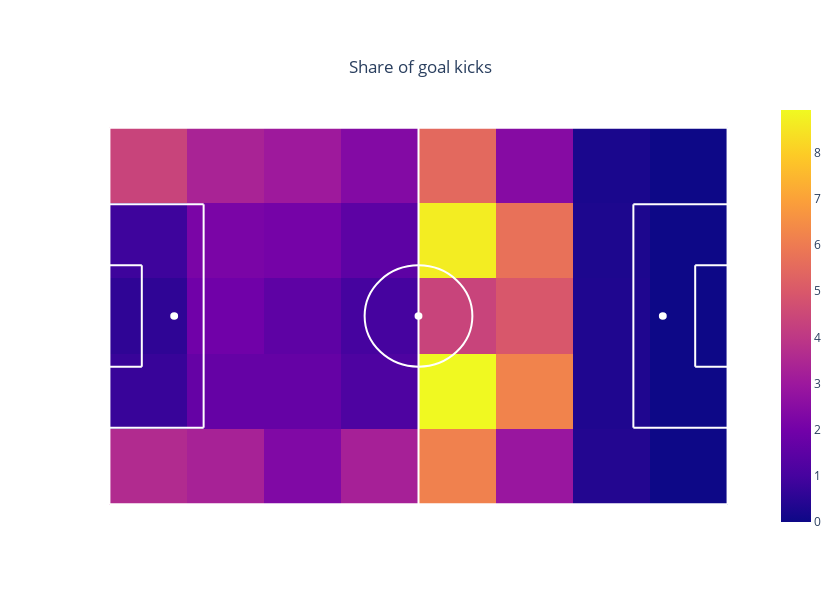

The cell this chart's notebook holds for it:
### Markdown cell above
When hovering over the upper yellow zone, we see that 414 goal kicks ended there. However, what does that mean in terms of share of goal kicks? Let's quickly add this information as well as an identifier for each zone.

### Code cell
# compute the share (in %) of goals ending in each zone
share_goal_kick = nb_goal_kick / len(df_goal_kick) * 100

# prepare identifiers for the zones to be displayed (notice that this code can be copied for each heatmap)
x_index = np.tile(np.arange(len(x)),(len(y),1))
y_index = np.transpose(np.tile(np.arange(len(y)),(len(x),1)))

# update the information to be shown when hovering over a zone
dict_info = {"Goal kicks": {"values": nb_goal_kick, "display_type": ".0f"}, 
             "Share goal kick (%)": {"values": share_goal_kick, "display_type": ".1f"},
             "Index x": {"values": x_index, "display_type": ".0f"},
             "Index y": {"values": y_index, "display_type": ".0f"}
            }

field = py_help.create_heatmap(x, y, share_goal_kick, dict_info, title_name="Share of goal kicks")
field.show()

### Figure 1 — Plotly figure (JSON) as saved in the notebook; plotly's stock layout.template omitted (floating-point values rounded to 4 significant figures)
{"data": [{"hoverinfo": "text", "text": [["Goal kicks: 209<br />Share goal kick (%): 4.4<br />Index x: 0<br />Index y: 0<br />", "Goal kicks: 160<br />Share goal kick (%): 3.4<br />Index x: 1<br />Index y: 0<br />", "Goal kicks: 145<br />Share goal kick (%): 3.0<br />Index x: 2<br />Index y: 0<br />", "Goal kicks: 114<br />Share goal kick (%): 2.4<br />Index x: 3<br />Index y: 0<br />", "Goal kicks: 262<br />Share goal kick (%): 5.5<br />Index x: 4<br />Index y: 0<br />", "Goal kicks: 117<br />Share goal kick (%): 2.5<br />Index x: 5<br />Index y: 0<br />", "Goal kicks: 11<br />Share goal kick (%): 0.2<br />Index x: 6<br />Index y: 0<br />", "Goal kicks: 0<br />Share goal kick (%): 0.0<br />Index x: 7<br />Index y: 0<br />"], ["Goal kicks: 41<br />Share goal kick (%): 0.9<br />Index x: 0<br />Index y: 1<br />", "Goal kicks: 104<br />Share goal kick (%): 2.2<br />Index x: 1<br />Index y: 1<br />", "Goal kicks: 98<br />Share goal kick (%): 2.1<br />Index x: 2<br />Index y: 1<br />", "Goal kicks: 72<br />Share goal kick (%): 1.5<br />Index x: 3<br />Index y: 1<br />", "Goal kicks: 414<br />Share goal kick (%): 8.7<br />Index x: 4<br />Index y: 1<br />", "Goal kicks: 273<br />Share goal kick (%): 5.7<br />Index x: 5<br />Index y: 1<br />", "Goal kicks: 13<br />Share goal kick (%): 0.3<br />Index x: 6<br />Index y: 1<br />", "Goal kicks: 0<br />Share goal kick (%): 0.0<br />Index x: 7<br />Index y: 1<br />"], ["Goal kicks: 28<br />Share goal kick (%): 0.6<br />Index x: 0<br />Index y: 2<br />", "Goal kicks: 93<br />Share goal kick (%): 1.9<br />Index x: 1<br />Index y: 2<br />", "Goal kicks: 73<br />Share goal kick (%): 1.5<br />Index x: 2<br />Index y: 2<br />", "Goal kicks: 47<br />Share goal kick (%): 1.0<br />Index x: 3<br />Index y: 2<br />", "Goal kicks: 208<br />Share goal kick (%): 4.4<br />Index x: 4<br />Index y: 2<br />", "Goal kicks: 237<br />Share goal kick (%): 5.0<br />Index x: 5<br />Index y: 2<br />", "Goal kicks: 15<br />Share goal kick (%): 0.3<br />Index x: 6<br />Index y: 2<br />", "Goal kicks: 0<br />Share goal kick (%): 0.0<br />Index x: 7<br />Index y: 2<br />"], ["Goal kicks: 36<br />Share goal kick (%): 0.8<br />Index x: 0<br />Index y: 3<br />", "Goal kicks: 81<br />Share goal kick (%): 1.7<br />Index x: 1<br />Index y: 3<br />", "Goal kicks: 81<br />Share goal kick (%): 1.7<br />Index x: 2<br />Index y: 3<br />", "Goal kicks: 56<br />Share goal kick (%): 1.2<br />Index x: 3<br />Index y: 3<br />", "Goal kicks: 426<br />Share goal kick (%): 8.9<br />Index x: 4<br />Index y: 3<br />", "Goal kicks: 297<br />Share goal kick (%): 6.2<br />Index x: 5<br />Index y: 3<br />", "Goal kicks: 15<br />Share goal kick (%): 0.3<br />Index x: 6<br />Index y: 3<br />", "Goal kicks: 0<br />Share goal kick (%): 0.0<br />Index x: 7<br />Index y: 3<br />"], ["Goal kicks: 172<br />Share goal kick (%): 3.6<br />Index x: 0<br />Index y: 4<br />", "Goal kicks: 158<br />Share goal kick (%): 3.3<br />Index x: 1<br />Index y: 4<br />", "Goal kicks: 111<br />Share goal kick (%): 2.3<br />Index x: 2<br />Index y: 4<br />", "Goal kicks: 156<br />Share goal kick (%): 3.3<br />Index x: 3<br />Index y: 4<br />", "Goal kicks: 294<br />Share goal kick (%): 6.2<br />Index x: 4<br />Index y: 4<br />", "Goal kicks: 139<br />Share goal kick (%): 2.9<br />Index x: 5<br />Index y: 4<br />", "Goal kicks: 18<br />Share goal kick (%): 0.4<br />Index x: 6<br />Index y: 4<br />", "Goal kicks: 0<br />Share goal kick (%): 0.0<br />Index x: 7<br />Index y: 4<br />"]], "type": "heatmap", "x": [6.562, 19.69, 32.81, 45.94, 59.06, 72.19, 85.31, 98.44], "y": [61.2, 47.6, 34, 20.4, 6.8], "z": [[4.378, 3.351, 3.037, 2.388, 5.488, 2.451, 0.2304, 0], [0.8588, 2.178, 2.053, 1.508, 8.672, 5.718, 0.2723, 0], [0.5865, 1.948, 1.529, 0.9845, 4.357, 4.964, 0.3142, 0], [0.7541, 1.697, 1.697, 1.173, 8.923, 6.221, 0.3142, 0], [3.603, 3.31, 2.325, 3.268, 6.158, 2.912, 0.377, 0]]}], "layout": {"autosize": false, "height": 612, "plot_bgcolor": "white", "shapes": [{"line": {"color": "white", "width": 2}, "type": "line", "x0": 52.5, "x1": 52.5, "y0": 0, "y1": 68}, {"line": {"color": "white", "width": 2}, "type": "line", "x0": 0, "x1": 16, "y0": 54.16, "y1": 54.16}, {"line": {"color": "white", "width": 2}, "type": "line", "x0": 16, "x1": 16, "y0": 54.16, "y1": 13.84}, {"line": {"color": "white", "width": 2}, "type": "line", "x0": 16, "x1": 0, "y0": 13.84, "y1": 13.84}, {"line": {"color": "white", "width": 2}, "type": "line", "x0": 0, "x1": 5.5, "y0": 24.84, "y1": 24.84}, {"line": {"color": "white", "width": 2}, "type": "line", "x0": 5.5, "x1": 5.5, "y0": 24.84, "y1": 43.16}, {"line": {"color": "white", "width": 2}, "type": "line", "x0": 5.5, "x1": 0, "y0": 43.16, "y1": 43.16}, {"line": {"color": "white", "width": 2}, "type": "line", "x0": 105, "x1": 89, "y0": 54.16, "y1": 54.16}, {"line": {"color": "white", "width": 2}, "type": "line", "x0": 89, "x1": 89, "y0": 54.16, "y1": 13.84}, {"line": {"color": "white", "width": 2}, "type": "line", "x0": 89, "x1": 105, "y0": 13.84, "y1": 13.84}, {"line": {"color": "white", "width": 2}, "type": "line", "x0": 105, "x1": 99.5, "y0": 24.84, "y1": 24.84}, {"line": {"color": "white", "width": 2}, "type": "line", "x0": 99.5, "x1": 99.5, "y0": 24.84, "y1": 43.16}, {"line": {"color": "white", "width": 2}, "type": "line", "x0": 99.5, "x1": 105, "y0": 43.16, "y1": 43.16}, {"fillcolor": "white", "line": {"color": "white"}, "type": "circle", "x0": 10.5, "x1": 11.5, "xref": "x", "y0": 33.5, "y1": 34.5, "yref": "y"}, {"fillcolor": "white", "line": {"color": "white"}, "type": "circle", "x0": 93.5, "x1": 94.5, "xref": "x", "y0": 33.5, "y1": 34.5, "yref": "y"}, {"fillcolor": "white", "line": {"color": "white"}, "type": "circle", "x0": 52, "x1": 53, "xref": "x", "y0": 33.5, "y1": 34.5, "yref": "y"}, {"line": {"color": "white"}, "type": "circle", "x0": 43.35, "x1": 61.65, "xref": "x", "y0": 24.85, "y1": 43.15, "yref": "y"}, {"line": {"color": "white", "width": 2}, "type": "line", "x0": 0, "x1": 105, "y0": 0, "y1": 0}, {"line": {"color": "white", "width": 2}, "type": "line", "x0": 0, "x1": 0, "y0": 0, "y1": 68}, {"line": {"color": "white", "width": 2}, "type": "line", "x0": 0, "x1": 105, "y0": 68, "y1": 68}, {"line": {"color": "white", "width": 2}, "type": "line", "x0": 105, "x1": 105, "y0": 0, "y1": 68}, {"line": {"color": "white", "width": 2}, "type": "line", "x0": 0, "x1": -2, "y0": 30.34, "y1": 30.34}, {"line": {"color": "white", "width": 2}, "type": "line", "x0": 0, "x1": -2, "y0": 37.66, "y1": 37.66}, {"line": {"color": "white", "width": 2}, "type": "line", "x0": -2, "x1": -2, "y0": 30.34, "y1": 37.66}, {"line": {"color": "white", "width": 2}, "type": "line", "x0": 105, "x1": 107, "y0": 30.34, "y1": 30.34}, {"line": {"color": "white", "width": 2}, "type": "line", "x0": 105, "x1": 107, "y0": 37.66, "y1": 37.66}, {"line": {"color": "white", "width": 2}, "type": "line", "x0": 107, "x1": 107, "y0": 30.34, "y1": 37.66}], "title": {"text": "Share of goal kicks", "x": 0.5, "xanchor": "center", "y": 0.9, "yanchor": "top"}, "width": 840, "xaxis": {"range": [-5, 110], "showgrid": false, "showticklabels": false, "zeroline": false}, "yaxis": {"range": [-5, 73], "showgrid": false, "showticklabels": false, "zeroline": false}}}
